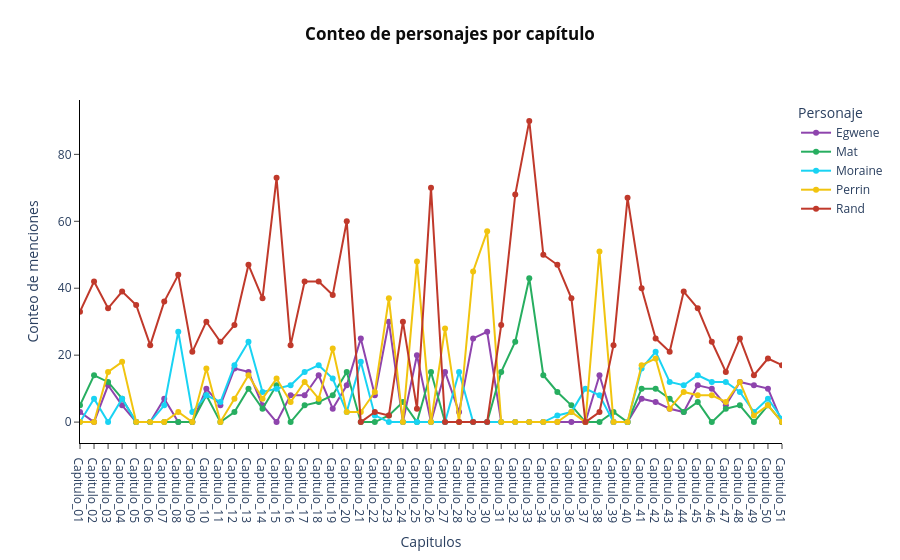

The notebook cell this image was saved under:
### Code cell
fig = px.line(
    df_melt.query('Total_Conteo > 0'),
    x='Capitulo',
    y='Conteo',
    color='Personaje',
    title='Conteo de Personajes por Capítulo',
    markers=True,
    color_discrete_map=color_discrete_map
)

fig.update_layout(
    title = dict(
        text = 'Conteo de personajes por capítulo',
        x = 0.5,
        xanchor = 'center',
        y = 0.95,
        font = dict(
            weight = 'bold',
            color = 'rgba(0, 0, 0, 0.95)'
        )
    ),
    xaxis = dict(
        title = 'Capitulos',
        showline = True,
        linecolor = 'black',
        showgrid = False,
        gridcolor = 'lightgrey',
        range = [0, 50],
        ticks ='outside',

    ),
    yaxis = dict(
        title = 'Conteo de menciones',
        showline = True,
        linecolor = 'black',
        showgrid = False,
        ticks ='outside',
    ),
    plot_bgcolor = 'rgba(256, 256, 256, 1)',
    paper_bgcolor = 'rgba(256, 256, 256, 1)'

)

fig.show()

### Figure 1 — Plotly figure (JSON) as saved in the notebook; plotly's stock layout.template omitted (floating-point values rounded to 4 significant figures)
{"data": [{"hovertemplate": "Personaje=Egwene<br>Capitulo=%{x}<br>Conteo=%{y}<extra></extra>", "legendgroup": "Egwene", "line": {"color": "#8E44AD", "dash": "solid"}, "marker": {"symbol": "circle"}, "mode": "lines+markers", "name": "Egwene", "orientation": "v", "showlegend": true, "type": "scatter", "x": ["Capitulo_01", "Capitulo_02", "Capitulo_03", "Capitulo_04", "Capitulo_05", "Capitulo_06", "Capitulo_07", "Capitulo_08", "Capitulo_09", "Capitulo_10", "Capitulo_11", "Capitulo_12", "Capitulo_13", "Capitulo_14", "Capitulo_15", "Capitulo_16", "Capitulo_17", "Capitulo_18", "Capitulo_19", "Capitulo_20", "Capitulo_21", "Capitulo_22", "Capitulo_23", "Capitulo_24", "Capitulo_25", "Capitulo_26", "Capitulo_27", "Capitulo_28", "Capitulo_29", "Capitulo_30", "Capitulo_31", "Capitulo_32", "Capitulo_33", "Capitulo_34", "Capitulo_35", "Capitulo_36", "Capitulo_37", "Capitulo_38", "Capitulo_39", "Capitulo_40", "Capitulo_41", "Capitulo_42", "Capitulo_43", "Capitulo_44", "Capitulo_45", "Capitulo_46", "Capitulo_47", "Capitulo_48", "Capitulo_49", "Capitulo_50", "Capitulo_51", "Capitulo_52", "Capitulo_53"], "xaxis": "x", "y": [3.0, 0.0, 11.0, 5.0, 0.0, 0.0, 7.0, 0.0, 0.0, 10.0, 5.0, 16.0, 15.0, 5.0, 0.0, 8.0, 8.0, 14.0, 4.0, 11.0, 25.0, 8.0, 30.0, 0.0, 20.0, 0.0, 15.0, 3.0, 25.0, 27.0, 0.0, 0.0, 0.0, 0.0, 0.0, 0.0, 0.0, 14.0, 0.0, 0.0, 7.0, 6.0, 4.0, 3.0, 11.0, 10.0, 5.0, 12.0, 11.0, 10.0, 0.0, 13.0, 4.0], "yaxis": "y"}, {"hovertemplate": "Personaje=Mat<br>Capitulo=%{x}<br>Conteo=%{y}<extra></extra>", "legendgroup": "Mat", "line": {"color": "#27AE60", "dash": "solid"}, "marker": {"symbol": "circle"}, "mode": "lines+markers", "name": "Mat", "orientation": "v", "showlegend": true, "type": "scatter", "x": ["Capitulo_01", "Capitulo_02", "Capitulo_03", "Capitulo_04", "Capitulo_05", "Capitulo_06", "Capitulo_07", "Capitulo_08", "Capitulo_09", "Capitulo_10", "Capitulo_11", "Capitulo_12", "Capitulo_13", "Capitulo_14", "Capitulo_15", "Capitulo_16", "Capitulo_17", "Capitulo_18", "Capitulo_19", "Capitulo_20", "Capitulo_21", "Capitulo_22", "Capitulo_23", "Capitulo_24", "Capitulo_25", "Capitulo_26", "Capitulo_27", "Capitulo_28", "Capitulo_29", "Capitulo_30", "Capitulo_31", "Capitulo_32", "Capitulo_33", "Capitulo_34", "Capitulo_35", "Capitulo_36", "Capitulo_37", "Capitulo_38", "Capitulo_39", "Capitulo_40", "Capitulo_41", "Capitulo_42", "Capitulo_43", "Capitulo_44", "Capitulo_45", "Capitulo_46", "Capitulo_47", "Capitulo_48", "Capitulo_49", "Capitulo_50", "Capitulo_51", "Capitulo_52", "Capitulo_53"], "xaxis": "x", "y": [5.0, 14.0, 12.0, 7.0, 0.0, 0.0, 0.0, 0.0, 0.0, 8.0, 0.0, 3.0, 10.0, 4.0, 11.0, 0.0, 5.0, 6.0, 8.0, 15.0, 0.0, 0.0, 2.0, 6.0, 0.0, 15.0, 0.0, 0.0, 0.0, 0.0, 15.0, 24.0, 43.0, 14.0, 9.0, 5.0, 0.0, 0.0, 3.0, 0.0, 10.0, 10.0, 7.0, 3.0, 6.0, 0.0, 4.0, 5.0, 0.0, 5.0, 0.0, 0.0, 0.0], "yaxis": "y"}, {"hovertemplate": "Personaje=Moraine<br>Capitulo=%{x}<br>Conteo=%{y}<extra></extra>", "legendgroup": "Moraine", "line": {"color": "#19d3f3", "dash": "solid"}, "marker": {"symbol": "circle"}, "mode": "lines+markers", "name": "Moraine", "orientation": "v", "showlegend": true, "type": "scatter", "x": ["Capitulo_01", "Capitulo_02", "Capitulo_03", "Capitulo_04", "Capitulo_05", "Capitulo_06", "Capitulo_07", "Capitulo_08", "Capitulo_09", "Capitulo_10", "Capitulo_11", "Capitulo_12", "Capitulo_13", "Capitulo_14", "Capitulo_15", "Capitulo_16", "Capitulo_17", "Capitulo_18", "Capitulo_19", "Capitulo_20", "Capitulo_21", "Capitulo_22", "Capitulo_23", "Capitulo_24", "Capitulo_25", "Capitulo_26", "Capitulo_27", "Capitulo_28", "Capitulo_29", "Capitulo_30", "Capitulo_31", "Capitulo_32", "Capitulo_33", "Capitulo_34", "Capitulo_35", "Capitulo_36", "Capitulo_37", "Capitulo_38", "Capitulo_39", "Capitulo_40", "Capitulo_41", "Capitulo_42", "Capitulo_43", "Capitulo_44", "Capitulo_45", "Capitulo_46", "Capitulo_47", "Capitulo_48", "Capitulo_49", "Capitulo_50", "Capitulo_51", "Capitulo_52", "Capitulo_53"], "xaxis": "x", "y": [0.0, 7.0, 0.0, 7.0, 0.0, 0.0, 5.0, 27.0, 3.0, 8.0, 6.0, 17.0, 24.0, 9.0, 10.0, 11.0, 15.0, 17.0, 13.0, 3.0, 18.0, 2.0, 0.0, 0.0, 0.0, 0.0, 0.0, 15.0, 0.0, 0.0, 0.0, 0.0, 0.0, 0.0, 2.0, 3.0, 10.0, 8.0, 0.0, 0.0, 16.0, 21.0, 12.0, 11.0, 14.0, 12.0, 12.0, 9.0, 3.0, 7.0, 1.0, 7.0, 9.0], "yaxis": "y"}, {"hovertemplate": "Personaje=Perrin<br>Capitulo=%{x}<br>Conteo=%{y}<extra></extra>", "legendgroup": "Perrin", "line": {"color": "#F1C40F", "dash": "solid"}, "marker": {"symbol": "circle"}, "mode": "lines+markers", "name": "Perrin", "orientation": "v", "showlegend": true, "type": "scatter", "x": ["Capitulo_01", "Capitulo_02", "Capitulo_03", "Capitulo_04", "Capitulo_05", "Capitulo_06", "Capitulo_07", "Capitulo_08", "Capitulo_09", "Capitulo_10", "Capitulo_11", "Capitulo_12", "Capitulo_13", "Capitulo_14", "Capitulo_15", "Capitulo_16", "Capitulo_17", "Capitulo_18", "Capitulo_19", "Capitulo_20", "Capitulo_21", "Capitulo_22", "Capitulo_23", "Capitulo_24", "Capitulo_25", "Capitulo_26", "Capitulo_27", "Capitulo_28", "Capitulo_29", "Capitulo_30", "Capitulo_31", "Capitulo_32", "Capitulo_33", "Capitulo_34", "Capitulo_35", "Capitulo_36", "Capitulo_37", "Capitulo_38", "Capitulo_39", "Capitulo_40", "Capitulo_41", "Capitulo_42", "Capitulo_43", "Capitulo_44", "Capitulo_45", "Capitulo_46", "Capitulo_47", "Capitulo_48", "Capitulo_49", "Capitulo_50", "Capitulo_51", "Capitulo_52", "Capitulo_53"], "xaxis": "x", "y": [0.0, 0.0, 15.0, 18.0, 0.0, 0.0, 0.0, 3.0, 0.0, 16.0, 0.0, 7.0, 14.0, 7.0, 13.0, 6.0, 12.0, 7.0, 22.0, 3.0, 3.0, 9.0, 37.0, 0.0, 48.0, 0.0, 28.0, 0.0, 45.0, 57.0, 0.0, 0.0, 0.0, 0.0, 0.0, 3.0, 0.0, 51.0, 0.0, 0.0, 17.0, 19.0, 4.0, 9.0, 8.0, 8.0, 6.0, 12.0, 2.0, 5.0, 0.0, 4.0, 4.0], "yaxis": "y"}, {"hovertemplate": "Personaje=Rand<br>Capitulo=%{x}<br>Conteo=%{y}<extra></extra>", "legendgroup": "Rand", "line": {"color": "#C0392B", "dash": "solid"}, "marker": {"symbol": "circle"}, "mode": "lines+markers", "name": "Rand", "orientation": "v", "showlegend": true, "type": "scatter", "x": ["Capitulo_01", "Capitulo_02", "Capitulo_03", "Capitulo_04", "Capitulo_05", "Capitulo_06", "Capitulo_07", "Capitulo_08", "Capitulo_09", "Capitulo_10", "Capitulo_11", "Capitulo_12", "Capitulo_13", "Capitulo_14", "Capitulo_15", "Capitulo_16", "Capitulo_17", "Capitulo_18", "Capitulo_19", "Capitulo_20", "Capitulo_21", "Capitulo_22", "Capitulo_23", "Capitulo_24", "Capitulo_25", "Capitulo_26", "Capitulo_27", "Capitulo_28", "Capitulo_29", "Capitulo_30", "Capitulo_31", "Capitulo_32", "Capitulo_33", "Capitulo_34", "Capitulo_35", "Capitulo_36", "Capitulo_37", "Capitulo_38", "Capitulo_39", "Capitulo_40", "Capitulo_41", "Capitulo_42", "Capitulo_43", "Capitulo_44", "Capitulo_45", "Capitulo_46", "Capitulo_47", "Capitulo_48", "Capitulo_49", "Capitulo_50", "Capitulo_51", "Capitulo_52", "Capitulo_53"], "xaxis": "x", "y": [33.0, 42.0, 34.0, 39.0, 35.0, 23.0, 36.0, 44.0, 21.0, 30.0, 24.0, 29.0, 47.0, 37.0, 73.0, 23.0, 42.0, 42.0, 38.0, 60.0, 0.0, 3.0, 2.0, 30.0, 4.0, 70.0, 0.0, 0.0, 0.0, 0.0, 29.0, 68.0, 90.0, 50.0, 47.0, 37.0, 0.0, 3.0, 23.0, 67.0, 40.0, 25.0, 21.0, 39.0, 34.0, 24.0, 15.0, 25.0, 14.0, 19.0, 17.0, 13.0, 15.0], "yaxis": "y"}], "layout": {"legend": {"title": {"text": "Personaje"}, "tracegroupgap": 0}, "paper_bgcolor": "rgba(256, 256, 256, 1)", "plot_bgcolor": "rgba(256, 256, 256, 1)", "title": {"font": {"color": "rgba(0, 0, 0, 0.95)", "weight": "bold"}, "text": "Conteo de personajes por capítulo", "x": 0.5, "xanchor": "center", "y": 0.95}, "xaxis": {"anchor": "y", "domain": [0, 1], "gridcolor": "lightgrey", "linecolor": "black", "range": [0, 50], "showgrid": false, "showline": true, "ticks": "outside", "title": {"text": "Capitulos"}}, "yaxis": {"anchor": "x", "domain": [0, 1], "linecolor": "black", "showgrid": false, "showline": true, "ticks": "outside", "title": {"text": "Conteo de menciones"}}}}
